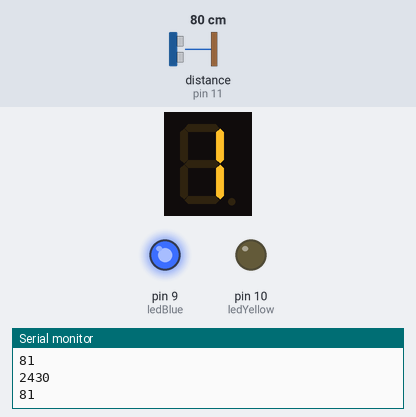
A sketch run on a simulated Arduino Uno, built with avr-gcc and run on an emulated ATmega328P. On the bench: 1-digit seven-segment display, output pins drawn as LEDs (lit = HIGH), the last lines printed to the serial monitor. Wiring (inferred from the names in the program): 1-digit 7-segment display, segments lit when HIGH: segments pin 2, pin 3, pin 4, pin 5, pin 6, pin 7, pin 8. The inputs (shaded band) are chosen by the test bench; at power-on: distance to the obstacle (sensor on pin 11) 80 cm. The segment pins are drawn as the display they are named for; pins used as bus, display or sensor lines are not drawn.

Above: at 3.2 s.
3.3 s: distance to the obstacle (sensor on pin 11) set to 24 cm
At 6.8 s:
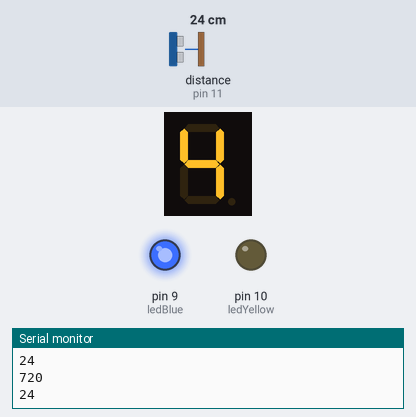
8.5 s: distance to the obstacle (sensor on pin 11) set to 20 cm
At 11.8 s:
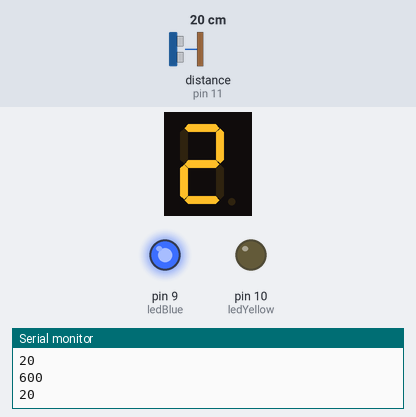
11.9 s: distance to the obstacle (sensor on pin 11) set to 28 cm
15.1 s: distance to the obstacle (sensor on pin 11) set to 33 cm
Timing chart, 0 to 18.1 s (numbered marks = the images above; inputs shaded):
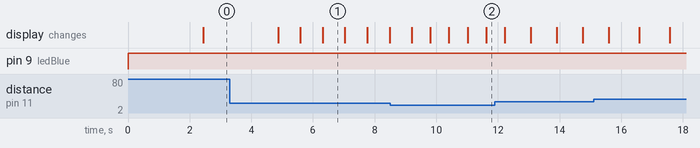

Measured:
- what the display in image 1 shows lasts 0.7 s, from 6.3 s to 7.0 s

The sketch:

sensorContador.ino
```cpp
#include <NewPing.h>


//200cm  = 2mtrs
NewPing sonar(12, 11, 200);


const int a = 2;
const int b = 3;
const int c = 4;
const int d = 5;
const int e = 6;
const int f = 7;
const int g = 8;
const int ledBlue = 9;
const int ledYellow = 10;


int cuenta = 0;


int distancia;
int pausa;


void setup() {
  // put your setup code here, to run once:
  Serial.begin(9600);
  pinMode(a, OUTPUT);
  pinMode(b, OUTPUT);
  pinMode(c, OUTPUT);
  pinMode(d, OUTPUT);
  pinMode(e, OUTPUT);
  pinMode(f, OUTPUT);
  pinMode(g, OUTPUT);
  pinMode(9, OUTPUT); //led azul
  pinMode(10, OUTPUT); //led rojo
}


void loop() {

  distancia = sonar.ping_cm();

  if (distancia > 10){
    pausa = distancia * 30;
    Serial.println(pausa);
    Serial.println(distancia);
    digitalWrite(ledYellow, LOW);
    digitalWrite(ledBlue, HIGH);
    delay(pausa);
    digitalWrite(ledBlue, LOW);
    cuenta++;
    if(cuenta > 9){
      digitalWrite(ledYellow, HIGH);
      cuenta = 0;
    }
    actualizarNumero(cuenta);
  }


}

void actualizarNumero(int data){
  switch (data) {
  case 0:
    /*Bloque para mostrar un 0*/
    digitalWrite(a, HIGH);
    digitalWrite(b, HIGH);
    digitalWrite(c, HIGH);
    digitalWrite(d, HIGH);
    digitalWrite(e, HIGH);
    digitalWrite(f, HIGH);
    digitalWrite(g, LOW);
    break;
  case 1:
    /*Bloque para mostrar un 1*/
    digitalWrite(a, LOW);
    digitalWrite(b, HIGH);
    digitalWrite(c, HIGH);
    digitalWrite(d, LOW);
    digitalWrite(e, LOW);
    digitalWrite(f, LOW);
    digitalWrite(g, LOW);
    break;
  case 2:
    /*Bloque para mostrar un 2*/
    digitalWrite(a, HIGH);
    digitalWrite(b, HIGH);
    digitalWrite(c, LOW);
    digitalWrite(d, HIGH);
    digitalWrite(e, HIGH);
    digitalWrite(f, LOW);
    digitalWrite(g, HIGH);
    break;
  case 3:
    /*Bloque para mostrar un 3*/
    digitalWrite(a, HIGH);
    digitalWrite(b, HIGH);
    digitalWrite(c, HIGH);
    digitalWrite(d, HIGH);
    digitalWrite(e, LOW);
    digitalWrite(f, LOW);
    digitalWrite(g, HIGH);
    break;
  case 4:
    /*Bloque para mostrar un 4*/
    digitalWrite(a, LOW);
    digitalWrite(b, HIGH);
    digitalWrite(c, HIGH);
    digitalWrite(d, LOW);
    digitalWrite(e, LOW);
    digitalWrite(f, HIGH);
    digitalWrite(g, HIGH);
    break;
  case 5:
    /*Bloque para mostrar un 5*/
    digitalWrite(a, HIGH);
    digitalWrite(b, LOW);
    digitalWrite(c, HIGH);
    digitalWrite(d, HIGH);
    digitalWrite(e, LOW);
    digitalWrite(f, HIGH);
    digitalWrite(g, HIGH);
    break;
  case 6:
    /*Bloque para mostrar un 6*/
    digitalWrite(a, HIGH);
    digitalWrite(b, LOW);
    digitalWrite(c, HIGH);
    digitalWrite(d, HIGH);
    digitalWrite(e, HIGH);
    digitalWrite(f, HIGH);
    digitalWrite(g, HIGH);
    break;
  case 7:
    /*Bloque para mostrar un 7*/
    digitalWrite(a, HIGH);
    digitalWrite(b, HIGH);
    digitalWrite(c, HIGH);
    digitalWrite(d, LOW);
    digitalWrite(e, LOW);
    digitalWrite(f, LOW);
    digitalWrite(g, LOW);
    break;
  case 8:
    /*Bloque para mostrar un 8*/
    digitalWrite(a, HIGH);
    digitalWrite(b, HIGH);
    digitalWrite(c, HIGH);
    digitalWrite(d, HIGH);
    digitalWrite(e, HIGH);
    digitalWrite(f, HIGH);
    digitalWrite(g, HIGH);
    break;
  case 9:
    /*Bloque para mostrar un 9*/
    digitalWrite(a, HIGH);
    digitalWrite(b, HIGH);
    digitalWrite(c, HIGH);
    digitalWrite(d, HIGH);
    digitalWrite(e, LOW);
    digitalWrite(f, HIGH);
    digitalWrite(g, HIGH);

  }
}
```
